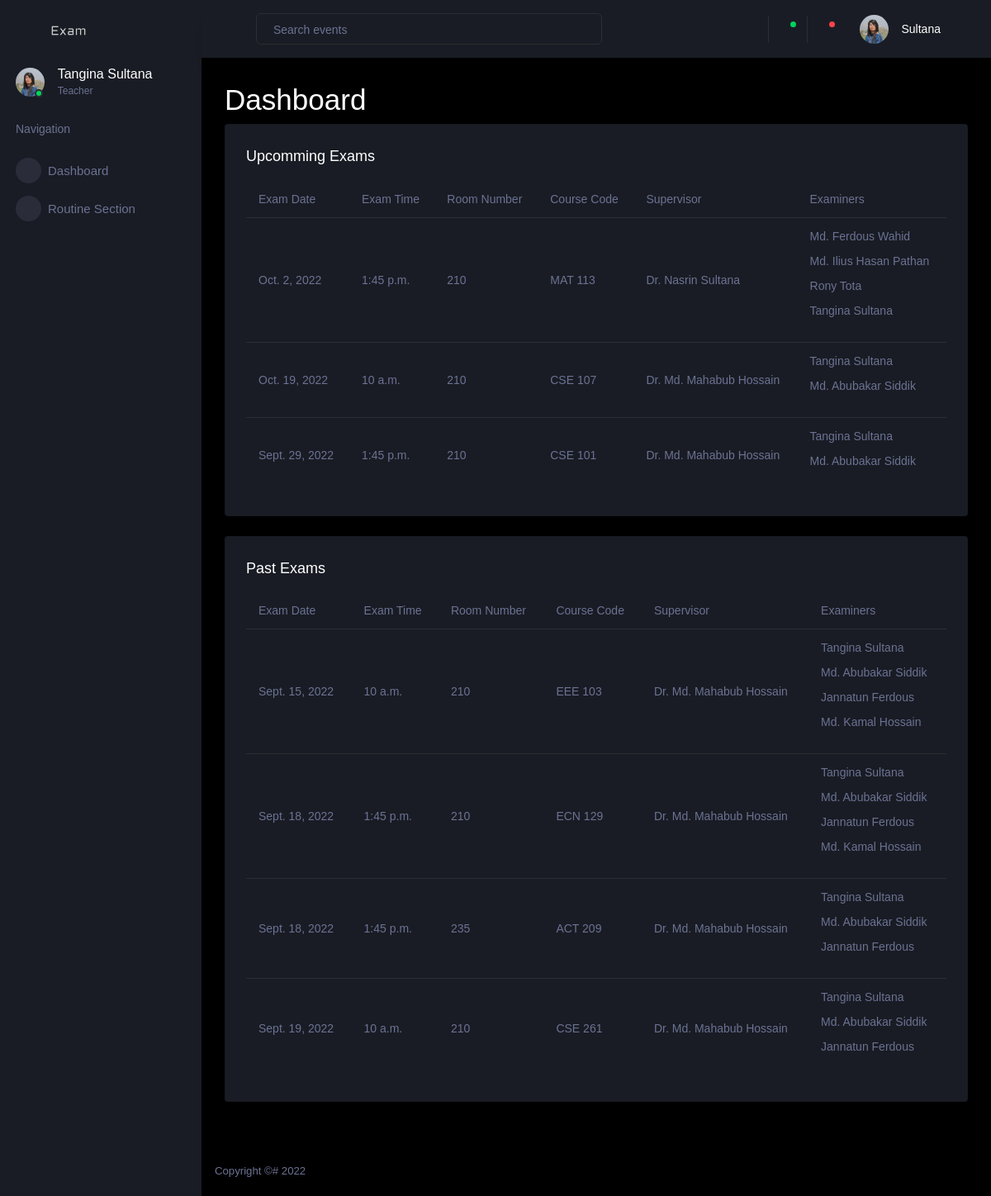
The app's page /user/ (signed in) with its own data.
### account/models.py (models this page shows, shortened)
class Teacher(models.Model):
    user = models.OneToOneField(
        User, on_delete=models.CASCADE, primary_key=True)
    title = models.CharField(max_length=255, null=False,
                             choices=TEACHER_TITLE_CHOICES, default='None')
    contact_number = models.CharField(null=False, unique=True, max_length=255)
    profile_picture = models.ImageField(
        upload_to=get_profile_pictures_directory, blank=True, null=True)
    department = models.ForeignKey(Department, on_delete=models.DO_NOTHING)
    is_available = models.BooleanField(default=True)
    total_creadits = models.DecimalField(
        max_digits=10, decimal_places=2, default=0)
    def __str__(self) -> str:
        return self.user.first_name + " " + self.user.last_name

class Exam(models.Model):
    exam_date = models.DateField()
    exam_time = models.TimeField()
    room_number = models.IntegerField()
    faculty = models.ForeignKey(
        Faculty, on_delete=models.DO_NOTHING, related_name='+')
    course = models.ForeignKey(
        Course, on_delete=models.DO_NOTHING, related_name='+')
    examiners = models.ManyToManyField(Teacher, related_name='+')
    supervisor = models.ForeignKey(
        Teacher, on_delete=models.DO_NOTHING, related_name='supervisor')
    routine = models.ForeignKey(
        Routine, on_delete=models.CASCADE, null=False, default=1)

### dashboard/models.py (models this page shows, shortened)
class Course(models.Model):
    code = models.CharField(max_length=255, null=False)
    credits = models.DecimalField(null=False, max_digits=4, decimal_places=2)
    department = models.ForeignKey(
        Department, on_delete=models.CASCADE, null=False)
    is_sessional = models.BooleanField(null=False, default=False)
    level = models.CharField(max_length=1, null=False,
                             choices=LEVEL_CHOICES, default='1')
    name = models.CharField(max_length=255, null=False)
    semester = models.CharField(
        max_length=2, null=False, choices=SEMESTER_CHOICES, default='I')
    def __str__(self) -> str:
        return f"{ self.code }"

### dashboard/views.py (the view)
# urls.py: path('', dashboard, name='dashboard-page'),
def dashboard(request):
    context = get_context(request)
    return render(request, 'dashboard.html', context)

### account/models.py (called while the page is built)
    def __str__(self) -> str:
        return self.messages

### dashboard/models.py (called while the page is built)
    def __str__(self) -> str:
        return self.name

### dashboard/views.py (called while the page is built)
def is_dean(user):
    try:
        teacher = Teacher.objects.get(user=user)
    except Teacher.DoesNotExist:
        return None
    deans = Dean.objects.filter(teacher=teacher).order_by('-joined')[:1]
    if len(deans) != 1:
        return None
    return deans[0]

def is_staff(user):
    try:
        staff = Staff.objects.get(user=user)
    except Staff.DoesNotExist:
        return None
    return staff

def is_teacher(user):
    try:
        teacher = Teacher.objects.get(user=user)
    except Teacher.DoesNotExist:
        return None
    return teacher

def get_exams(approved_routines, teacher=None):
    past = []
    current = []
    upcomming = []
    today = date.today()
    for routine in approved_routines:
        exams = routine.exam_set.all()
        if teacher:
            exams = filter(lambda exam: teacher in exam.examiners.all()
                           or teacher == exam.supervisor, exams)
        for exam in exams:
            if exam.exam_date == today:
                current.append(exam)
            elif exam.exam_date < today:
                past.append(exam)
            else:
                upcomming.append(exam)
    return current, past, upcomming

def get_notification(user):
    return Notification.objects.filter(user=user, marked_read=False).all()

### dashboard/templates/dashboard.html (shortened to what this page needs)
{% extends "dashboard-base.html" %}
{% load static %}
{% block content %}
<h1>Dashboard</h1>
{% if is_staff %}
<div class="create-new">
  <a class="nav-link btn btn-success create-new-button" href="{% url 'add-routine' %}">
    Add Routine
  </a>
</div>
{% if routines|length %}
<div class="row ">
  <div class="col-12 grid-margin">
    <div class="card">
      <div class="card-body">
        <h4 class="card-title">Pending Routines</h4>
        <div class="table-responsive">
          <table class="table">
            <thead>
              <tr>
                <th> Routine Name </th>
                <th> Department Name </th>
                <th> Start Date </th>
              </tr>
            </thead>
            <tbody>
              {% for routine in routines %}
              <tr>
                <td> {{routine.name}} </td>
                <td> {{routine.department}} </td>
                <td> {{routine.start_date}} </td>
                <td>
                  <a class="btn btn-success" href="{% url 'routine-approve-view' routine.id  %}">View</a>
                </td>
                <td>
                  <a class="btn btn-danger" href="{% url 'reject-routine' routine.id  %}">Reject</a>
                </td>
              </tr>
              {% endfor %}
            </tbody>
          </table>
        </div>
      </div>
    </div>
  </div>
</div>
{% endif %}
{% if approved_routines|length %}
<div class="row">
  <div class="col-12 grid-margin">
    <div class="card">
      <div class="card-body">
        <h4 class="card-title">Routines</h4>
        <div class="table-responsive">
          <table class="table">
            <thead>
              <tr>
                <th> Routine Name </th>
                <th> Department Name </th>
                <th> Start Date </th>
              </tr>
            </thead>
            <tbody>
              {% for routine in approved_routines %}
              <tr>
                <td> {{routine.name}} </td>
                <td> {{routine.department}} </td>
                <td> {{routine.start_date}} </td>
                <td>
                  <a class="btn btn-primary" href="{% url 'routine-view' routine.id  %}">View</a>
                </td>
                <td>
                  <a class="btn btn-success" href="#">Download</a>
                </td>
              </tr>
              {% endfor %}
            </tbody>
          </table>
        </div>
      </div>
    </div>
  </div>
</div>
{% endif %}
{% else %}
{% if upcomming_exams|length %}
<div class="row">
  <div class="col-12 grid-margin">
    <div class="card">
      <div class="card-body">
        <h4 class="card-title">Upcomming Exams</h4>
        <div class="table-responsive">
          <table class="table">
            <thead>
              <tr>
                <th>Exam Date</th>
                <th>Exam Time</th>
                <th>Room Number</th>
                <th>Course Code</th>
                <th>Supervisor</th>
                <th>Examiners</th>
              </tr>
            </thead>
            <tbody>
              {% for exam in upcomming_exams %}
              <tr>
                <td>{{ exam.exam_date }}</td>
                <td>{{ exam.exam_time }}</td>
                <td>{{ exam.room_number }}</td>
                <td>{{ exam.course }}</td>
                <td>{{ exam.supervisor }}</td>
                <td>
                  {% for teacher in exam.examiners.all %}
                  <p> {{ teacher }} </p>
                  {% endfor %}
                </td>
              </tr>
              {% endfor %}
            </tbody>
          </table>
        </div>
      </div>
    </div>
  </div>
</div>
{% endif %}
{% if past_exams|length %}
<div class="row">
  <div class="col-12 grid-margin">
    <div class="card">
      <div class="card-body">
        <h4 class="card-title">Past Exams</h4>
        <div class="table-responsive">
          <table class="table">
            <thead>
              <tr>
                <th>Exam Date</th>
                <th>Exam Time</th>
                <th>Room Number</th>
                <th>Course Code</th>
                <th>Supervisor</th>
                <th>Examiners</th>
              </tr>
            </thead>
            <tbody>
              {% for exam in past_exams %}
              <tr>
                <td>{{ exam.exam_date }}</td>
                <td>{{ exam.exam_time }}</td>
                <td>{{ exam.room_number }}</td>
                <td>{{ exam.course }}</td>
                <td>{{ exam.supervisor }}</td>
                <td>
                  {% for teacher in exam.examiners.all %}
                  <p> {{ teacher }} </p>
                  {% endfor %}
                </td>
              </tr>
              {% endfor %}
            </tbody>
          </table>
        </div>
      </div>
    </div>
  </div>
</div>
{% endif %}
{% endif %}
{% endblock content %}

### dashboard/templates/dashboard-base.html (shortened to what this page needs)
{% load static %}
<!DOCTYPE html>
<html lang="en">
<head>
  <link rel="stylesheet" href="{% static 'dashboard/vendors/mdi/css/materialdesignicons.min.css' %}" />
  <link rel="stylesheet" href="{% static 'dashboard/vendors/css/vendor.bundle.base.css' %}" />
  <link rel="stylesheet" href="{% static 'dashboard/vendors/jvectormap/jquery-jvectormap.css' %}" />
  <link rel="stylesheet" href="{% static 'dashboard/vendors/flag-icon-css/css/flag-icon.min.css' %}" />
  <link rel="stylesheet" href="{% static 'dashboard/vendors/owl-carousel-2/owl.carousel.min.css' %}" />
  <link rel="stylesheet" href="{% static 'dashboard/vendors/owl-carousel-2/owl.theme.default.min.css' %}" />
  <link rel="stylesheet" href="{% static 'dashboard/css/style.css' %}" />
</head>
<body>
  <div class="container-scroller">
    <nav class="sidebar sidebar-offcanvas" id="sidebar">
      <div class="sidebar-brand-wrapper d-none d-lg-flex align-items-center justify-content-center fixed-top">
        <a class="sidebar-brand brand-logo" href="#">
          <img src="{% static 'dashboard/images/logo.svg' %}" alt="logo" />
        </a>
      </div>
      <ul class="nav">
        <li class="nav-item profile">
          <div class="profile-desc">
            <div class="profile-pic">
              <div class="count-indicator">
                {% if user.profile_picture %}
                <img class="img-xs rounded-circle" src="{{ user.profile_picture.url }}" />
                {% else %}
                <img class="img-xs rounded-circle" src="{% static 'dashboard/images/dummy.png' %}" />
                {% endif %}
                <span class="count bg-success"></span>
              </div>
              <div class="profile-name">
                <h5 class="mb-0 font-weight-normal">
                  {{ user.user.first_name }} {{ user.user.last_name }}
                </h5>
                <span>
                  {% if if_staff %}
                  Staff
                  {% elif if_dean %}
                  Dean
                  {% else %}
                  Teacher
                  {% endif %}
                </span>
              </div>
            </div>
          </div>
        </li>
        <li class="nav-item nav-category">
          <span class="nav-link">Navigation</span>
        </li>
        <li class="nav-item menu-items">
          <a class="nav-link" href="{% url 'dashboard-page' %}">
            <span class="menu-icon">
              <i class="mdi mdi-speedometer"></i>
            </span>
            <span class="menu-title">Dashboard</span>
          </a>
        </li>
        {% if not is_staff %}
        <li class="nav-item menu-items">
          <a class="nav-link" href="{% url 'routine-section' %}">
            <span class="menu-icon">
              <i class="mdi mdi-chart-bar"></i>
            </span>
            <span class="menu-title">Routine Section</span>
          </a>
        </li>
        {% endif %}
      </ul>
    </nav>
    <div class="container-fluid page-body-wrapper">
      <nav class="navbar p-0 fixed-top d-flex flex-row">
        <div class="navbar-menu-wrapper flex-grow d-flex align-items-stretch">
          <button class="navbar-toggler navbar-toggler align-self-center" type="button" data-toggle="minimize">
            <span class="mdi mdi-menu"></span>
          </button>
          <ul class="navbar-nav w-100">
            <li class="nav-item w-100">
              <form class="nav-link mt-2 mt-md-0 d-none d-lg-flex search" method="post"
                action="{% url 'search-page' %}">
                <input type="text" name="search" class="form-control" placeholder="Search events" />
              </form>
            </li>
          </ul>
          <ul class="navbar-nav navbar-nav-right">
            <li class="nav-item nav-settings d-none d-lg-block">
              <a class="nav-link" href="#">
                <i class="mdi mdi-view-grid"></i>
              </a>
            </li>
            <li class="nav-item dropdown border-left">
              <a class="nav-link count-indicator dropdown-toggle" id="messageDropdown" href="#" data-toggle="dropdown"
                aria-expanded="false">
                <i class="mdi mdi-email"></i>
                <span class="count bg-success"></span>
              </a>
            </li>
            <li class="nav-item dropdown border-left">
              <a class="nav-link count-indicator dropdown-toggle" id="notificationDropdown" href="#"
                data-toggle="dropdown">
                <i class="mdi mdi-bell"></i>
                {% if notifications|length > 0 %}
                <span class="count bg-danger"></span>
                {% endif %}
              </a>
            </li>
            <li class="nav-item dropdown">
              <a class="nav-link" id="profileDropdown" href="#" data-toggle="dropdown">
                <div class="navbar-profile">
                  {% if user.profile_picture %}
                  <img class="img-xs rounded-circle" src="{{ user.profile_picture.url }}" />
                  {% else %}
                  <img class="img-xs rounded-circle" src="{% static 'dashboard/images/dummy.png' %}" />
                  {% endif %}
                  <p class="mb-0 d-none d-sm-block navbar-profile-name">
                    {{ user.user.last_name }}
                  </p>
                  <i class="mdi mdi-menu-down d-none d-sm-block pl-3"></i>
                </div>
              </a>
            </li>
          </ul>
        </div>
      </nav>
      <div class="main-panel">
        <div class="content-wrapper">
          {% block content %}{% endblock %}
        </div>
        <footer class="footer">
          <div class="d-sm-flex justify-content-center justify-content-sm-between">
            <span class="text-muted d-block text-center text-sm-left d-sm-inline-block">Copyright ©# 2022</span>
          </div>
        </footer>
      </div>
    </div>
  </div>
</body>
</html>

### records on screen
Teacher: profile_picture (picture), user.first_name "Tangina", user.last_name "Sultana", user_id.last_name "Tangina Sultana"
Exam: exam_date "Oct. 2, 2022", exam_time "1:45 p.m.", room_number "210", course "MAT 113", supervisor "Dr. Nasrin Sultana"
Teacher: user_id.last_name "Md. Ferdous Wahid"
Teacher: user_id.last_name "Md. Ilius Hasan Pathan"
Teacher: user_id.last_name "Rony Tota"
Exam: exam_date "Oct. 19, 2022", exam_time "10 a.m.", room_number "210", course "CSE 107", supervisor "Dr. Md. Mahabub Hossain"
Teacher: user_id.last_name "Md. Abubakar Siddik"
Exam: exam_date "Sept. 29, 2022", exam_time "1:45 p.m.", room_number "210", course "CSE 101", supervisor "Dr. Md. Mahabub Hossain"
Exam: exam_date "Sept. 15, 2022", exam_time "10 a.m.", room_number "210", course "EEE 103", supervisor "Dr. Md. Mahabub Hossain"
Teacher: user_id.last_name "Jannatun Ferdous"
Teacher: user_id.last_name "Md. Kamal Hossain"
Exam: exam_date "Sept. 18, 2022", exam_time "1:45 p.m.", room_number "210", course "ECN 129", supervisor "Dr. Md. Mahabub Hossain"
Exam: exam_date "Sept. 18, 2022", exam_time "1:45 p.m.", room_number "235", course "ACT 209", supervisor "Dr. Md. Mahabub Hossain"
Exam: exam_date "Sept. 19, 2022", exam_time "10 a.m.", room_number "210", course "CSE 261", supervisor "Dr. Md. Mahabub Hossain"
